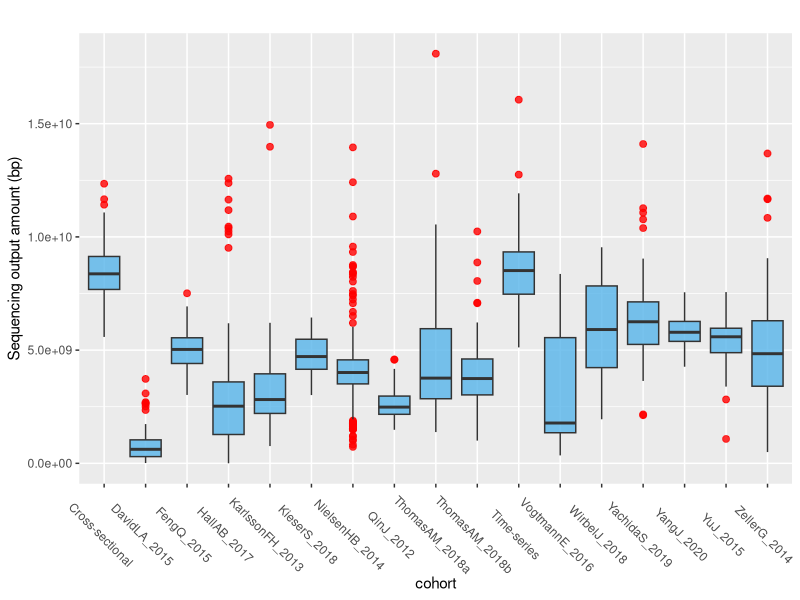

Reproduce this figure in R.
library(ggplot2)
library(dplyr)
require(gridExtra)
library(grid)
library(cowplot)

df<-read.table("phenotype.csv", sep=",", header=TRUE)
pdf(file="HGT_amount_cohort.pdf", width=12, height=6, onefile=FALSE)

ggplot(df, aes(x=cohort, y=bases)) + 
  geom_boxplot(
    
    # custom boxes
    # color="blue",
    fill="#56B4E9",
    alpha=0.8,
    
    # Notch?
    notch=FALSE,
    notchwidth = 0.8,
    
    # custom outliers
    outlier.colour="red",
    outlier.fill="red",
    outlier.size=2
    
  )+
  ggtitle("")+
  theme(plot.title = element_text(hjust = 0.5)) + theme(legend.position="bottom",)+ theme(axis.text.x = element_text(angle = 315))+
  ylab("Sequencing output amount (bp)")


dev.off()


